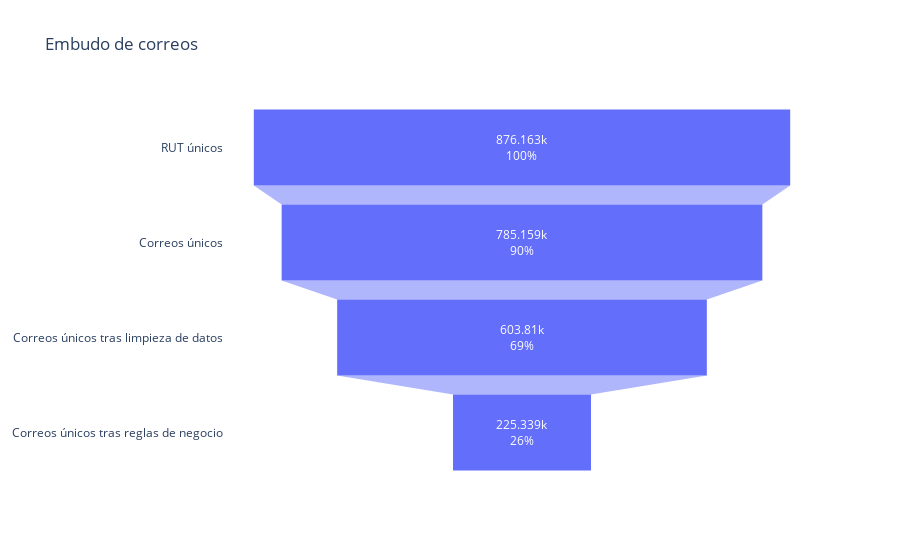

The notebook cell saved with this chart:
### Code cell
import plotly.graph_objects as go

# Lista de valores y etiquetas proporcionadas (de mayor a menor)
valores = [876163, 785159, 603810, 225339]
valores_formateados = [f'{v:,}'.replace(',', '.') for v in valores]  # Formatear los valores con puntos en lugar de comas

etapas = [
    'RUT únicos',
    'Correos únicos',
    'Correos únicos tras limpieza de datos',
    'Correos únicos tras reglas de negocio'
]

# Crear el diagrama de embudo
fig = go.Figure(go.Funnel(
    y = etapas,
    x = valores,
    textinfo = "value+percent initial",
    hovertemplate='%{value:.0f}<extra>%{percentInitial:.2%}</extra>',  # Mostrar los valores sin 'k' y con formato adecuado
))

# Actualizar layout para fondo blanco
fig.update_layout(
    title='Embudo de correos',
    funnelmode='stack',
    plot_bgcolor='white'  # Cambiar el color de fondo a blanco
)

fig.show()

### Figure 1 — Plotly figure (JSON) as saved in the notebook; plotly's stock layout.template omitted (floating-point values rounded to 4 significant figures)
{"data": [{"hovertemplate": "%{value:.0f}<extra>%{percentInitial:.2%}</extra>", "textinfo": "value+percent initial", "type": "funnel", "x": [876163, 785159, 603810, 225339], "y": ["RUT únicos", "Correos únicos", "Correos únicos tras limpieza de datos", "Correos únicos tras reglas de negocio"]}], "layout": {"autosize": true, "funnelmode": "stack", "plot_bgcolor": "white", "title": {"text": "Embudo de correos"}, "xaxis": {"autorange": true, "range": [-486800.0, 486800.0], "type": "linear"}, "yaxis": {"autorange": true, "range": [3.5, -0.5], "type": "category"}}}
